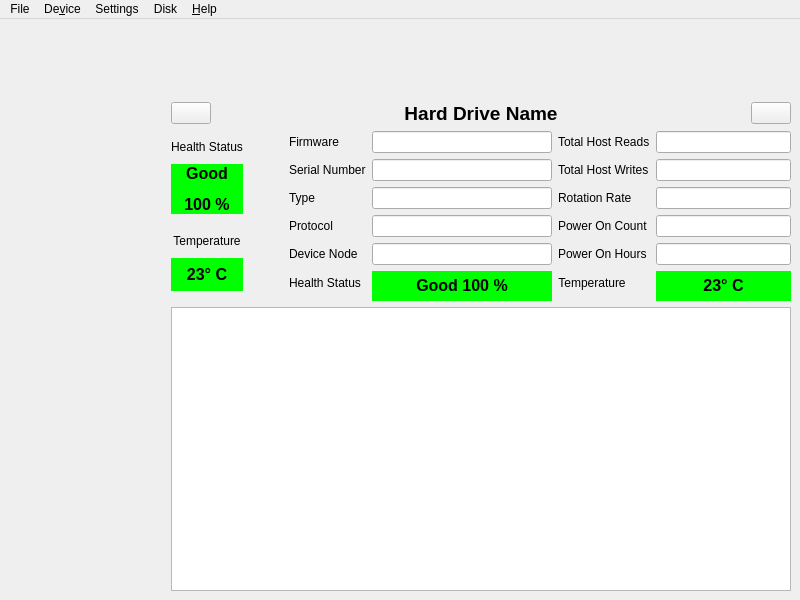
<?xml version="1.0" encoding="UTF-8"?>
<ui version="4.0">
 <class>MainWindow</class>
 <widget class="QMainWindow" name="MainWindow">
  <property name="windowModality">
   <enum>Qt::WindowModality::NonModal</enum>
  </property>
  <property name="geometry">
   <rect>
    <x>0</x>
    <y>0</y>
    <width>800</width>
    <height>600</height>
   </rect>
  </property>
  <property name="sizePolicy">
   <sizepolicy hsizetype="Preferred" vsizetype="Preferred">
    <horstretch>0</horstretch>
    <verstretch>0</verstretch>
   </sizepolicy>
  </property>
  <property name="windowTitle">
   <string>QDiskInfo</string>
  </property>
  <property name="windowIcon">
   <iconset resource="resources.qrc">
    <normaloff>:/icons/icon.svg</normaloff>:/icons/icon.svg</iconset>
  </property>
  <widget class="QWidget" name="centralwidget">
   <layout class="QHBoxLayout" name="horizontalLayout_2">
    <item>
     <layout class="QGridLayout" name="gridLayout">
      <item row="3" column="1">
       <widget class="QTableWidget" name="dataTable">
        <property name="autoFillBackground">
         <bool>false</bool>
        </property>
        <property name="showGrid">
         <bool>true</bool>
        </property>
        <property name="wordWrap">
         <bool>true</bool>
        </property>
       </widget>
      </item>
      <item row="2" column="1">
       <layout class="QHBoxLayout" name="info">
        <item>
         <layout class="QVBoxLayout" name="verticalLayout">
          <property name="spacing">
           <number>0</number>
          </property>
          <item>
           <widget class="QLabel" name="healthStatusLabel">
            <property name="text">
             <string>&lt;html&gt;&lt;head/&gt;&lt;body&gt;&lt;p align=&quot;center&quot;&gt;Health Status&lt;/p&gt;&lt;/body&gt;&lt;/html&gt;</string>
            </property>
           </widget>
          </item>
          <item>
           <widget class="QLabel" name="healthStatusValueLabel">
            <property name="minimumSize">
             <size>
              <width>0</width>
              <height>50</height>
             </size>
            </property>
            <property name="styleSheet">
             <string notr="true">background-color: rgb(0, 255, 0);</string>
            </property>
            <property name="text">
             <string>&lt;html&gt;&lt;head/&gt;&lt;body&gt;&lt;p align=&quot;center&quot;&gt;&lt;span style=&quot; font-size:12pt; font-weight:700; color:#000000;&quot;&gt;Good&lt;/span&gt;&lt;/p&gt;&lt;p align=&quot;center&quot;&gt;&lt;span style=&quot; font-size:12pt; font-weight:700; color:#000000;&quot;&gt;100 %&lt;/span&gt;&lt;/p&gt;&lt;/body&gt;&lt;/html&gt;</string>
            </property>
           </widget>
          </item>
          <item>
           <spacer name="verticalSpacer">
            <property name="orientation">
             <enum>Qt::Orientation::Vertical</enum>
            </property>
            <property name="sizeType">
             <enum>QSizePolicy::Policy::Maximum</enum>
            </property>
            <property name="sizeHint" stdset="0">
             <size>
              <width>20</width>
              <height>10</height>
             </size>
            </property>
           </spacer>
          </item>
          <item>
           <widget class="QLabel" name="temperatureLabel">
            <property name="text">
             <string>&lt;html&gt;&lt;head/&gt;&lt;body&gt;&lt;p align=&quot;center&quot;&gt;Temperature&lt;/p&gt;&lt;/body&gt;&lt;/html&gt;</string>
            </property>
           </widget>
          </item>
          <item>
           <widget class="QLabel" name="temperatureValueLabel">
            <property name="maximumSize">
             <size>
              <width>16777215</width>
              <height>35</height>
             </size>
            </property>
            <property name="styleSheet">
             <string notr="true">background-color: rgb(0, 255, 0);</string>
            </property>
            <property name="text">
             <string>&lt;html&gt;&lt;head/&gt;&lt;body&gt;&lt;p align=&quot;center&quot;&gt;&lt;span style=&quot; font-size:12pt; font-weight:700; color:#000000;&quot;&gt;23° C&lt;/span&gt;&lt;/p&gt;&lt;/body&gt;&lt;/html&gt;</string>
            </property>
           </widget>
          </item>
          <item>
           <spacer name="verticalSpacer_2">
            <property name="orientation">
             <enum>Qt::Orientation::Vertical</enum>
            </property>
            <property name="sizeType">
             <enum>QSizePolicy::Policy::Maximum</enum>
            </property>
            <property name="sizeHint" stdset="0">
             <size>
              <width>20</width>
              <height>10</height>
             </size>
            </property>
           </spacer>
          </item>
         </layout>
        </item>
        <item>
         <spacer name="horizontalSpacer_3">
          <property name="orientation">
           <enum>Qt::Orientation::Horizontal</enum>
          </property>
          <property name="sizeType">
           <enum>QSizePolicy::Policy::Preferred</enum>
          </property>
          <property name="sizeHint" stdset="0">
           <size>
            <width>40</width>
            <height>20</height>
           </size>
          </property>
         </spacer>
        </item>
        <item>
         <layout class="QVBoxLayout" name="verticalLayout_2">
          <item>
           <layout class="QFormLayout" name="formLayout_2">
            <item row="0" column="0">
             <widget class="QLabel" name="firmwareLabel">
              <property name="text">
               <string>Firmware</string>
              </property>
             </widget>
            </item>
            <item row="0" column="1">
             <widget class="QLineEdit" name="firmwareLineEdit">
              <property name="readOnly">
               <bool>true</bool>
              </property>
             </widget>
            </item>
            <item row="1" column="0">
             <widget class="QLabel" name="serialNumberLabel">
              <property name="text">
               <string>Serial Number</string>
              </property>
             </widget>
            </item>
            <item row="1" column="1">
             <widget class="QLineEdit" name="serialNumberLineEdit">
              <property name="readOnly">
               <bool>true</bool>
              </property>
             </widget>
            </item>
            <item row="3" column="0">
             <widget class="QLabel" name="protocolLabel">
              <property name="text">
               <string>Protocol</string>
              </property>
             </widget>
            </item>
            <item row="3" column="1">
             <widget class="QLineEdit" name="protocolLineEdit">
              <property name="readOnly">
               <bool>true</bool>
              </property>
             </widget>
            </item>
            <item row="4" column="0">
             <widget class="QLabel" name="deviceNodeLabel">
              <property name="text">
               <string>Device Node</string>
              </property>
             </widget>
            </item>
            <item row="4" column="1">
             <widget class="QLineEdit" name="deviceNodeLineEdit">
              <property name="enabled">
               <bool>true</bool>
              </property>
              <property name="text">
               <string/>
              </property>
              <property name="frame">
               <bool>true</bool>
              </property>
              <property name="readOnly">
               <bool>true</bool>
              </property>
             </widget>
            </item>
            <item row="5" column="1">
             <widget class="QLabel" name="healthStatusValueLabelHorizontal">
              <property name="enabled">
               <bool>true</bool>
              </property>
              <property name="minimumSize">
               <size>
                <width>180</width>
                <height>30</height>
               </size>
              </property>
              <property name="styleSheet">
               <string notr="true">background-color: rgb(0, 255, 0);</string>
              </property>
              <property name="text">
               <string>&lt;html&gt;&lt;head/&gt;&lt;body&gt;&lt;p align=&quot;center&quot;&gt;&lt;span style=&quot; font-size:12pt; font-weight:700; color:#000000;&quot;&gt;Good 100 %&lt;/span&gt;&lt;/p&gt;&lt;/body&gt;&lt;/html&gt;</string>
              </property>
             </widget>
            </item>
            <item row="5" column="0">
             <widget class="QLabel" name="healthStatusLabelHorizontal">
              <property name="enabled">
               <bool>true</bool>
              </property>
              <property name="text">
               <string>&lt;html&gt;&lt;head/&gt;&lt;body&gt;&lt;p align=&quot;center&quot;&gt;Health Status&lt;/p&gt;&lt;/body&gt;&lt;/html&gt;</string>
              </property>
             </widget>
            </item>
            <item row="2" column="0">
             <widget class="QLabel" name="typeLabel">
              <property name="text">
               <string>Type</string>
              </property>
             </widget>
            </item>
            <item row="2" column="1">
             <widget class="QLineEdit" name="typeLineEdit">
              <property name="readOnly">
               <bool>true</bool>
              </property>
             </widget>
            </item>
           </layout>
          </item>
         </layout>
        </item>
        <item>
         <layout class="QVBoxLayout" name="verticalLayout_3">
          <item>
           <layout class="QFormLayout" name="formLayout">
            <item row="0" column="0">
             <widget class="QLabel" name="totalReadsLabel">
              <property name="text">
               <string>Total Host Reads</string>
              </property>
             </widget>
            </item>
            <item row="0" column="1">
             <widget class="QLineEdit" name="totalReadsLineEdit">
              <property name="readOnly">
               <bool>true</bool>
              </property>
             </widget>
            </item>
            <item row="1" column="0">
             <widget class="QLabel" name="totalWritesLabel">
              <property name="text">
               <string>Total Host Writes</string>
              </property>
             </widget>
            </item>
            <item row="1" column="1">
             <widget class="QLineEdit" name="totalWritesLineEdit">
              <property name="readOnly">
               <bool>true</bool>
              </property>
             </widget>
            </item>
            <item row="2" column="0">
             <widget class="QLabel" name="rotationRateLabel">
              <property name="text">
               <string>Rotation Rate</string>
              </property>
             </widget>
            </item>
            <item row="2" column="1">
             <widget class="QLineEdit" name="rotationRateLineEdit">
              <property name="readOnly">
               <bool>true</bool>
              </property>
             </widget>
            </item>
            <item row="3" column="0">
             <widget class="QLabel" name="powerOnCountLabel">
              <property name="text">
               <string>Power On Count</string>
              </property>
             </widget>
            </item>
            <item row="3" column="1">
             <widget class="QLineEdit" name="powerOnCountLineEdit">
              <property name="readOnly">
               <bool>true</bool>
              </property>
             </widget>
            </item>
            <item row="4" column="0">
             <widget class="QLabel" name="powerOnHoursLabel">
              <property name="text">
               <string>Power On Hours</string>
              </property>
             </widget>
            </item>
            <item row="4" column="1">
             <widget class="QLineEdit" name="powerOnHoursLineEdit">
              <property name="readOnly">
               <bool>true</bool>
              </property>
             </widget>
            </item>
            <item row="5" column="1">
             <widget class="QLabel" name="temperatureValueLabelHorizontal">
              <property name="enabled">
               <bool>true</bool>
              </property>
              <property name="minimumSize">
               <size>
                <width>135</width>
                <height>30</height>
               </size>
              </property>
              <property name="styleSheet">
               <string notr="true">background-color: rgb(0, 255, 0);</string>
              </property>
              <property name="text">
               <string>&lt;html&gt;&lt;head/&gt;&lt;body&gt;&lt;p align=&quot;center&quot;&gt;&lt;span style=&quot; font-size:12pt; font-weight:700; color:#000000;&quot;&gt;23° C&lt;/span&gt;&lt;/p&gt;&lt;/body&gt;&lt;/html&gt;</string>
              </property>
             </widget>
            </item>
            <item row="5" column="0">
             <widget class="QLabel" name="temperatureLabelHorizontal">
              <property name="enabled">
               <bool>true</bool>
              </property>
              <property name="text">
               <string>&lt;html&gt;&lt;head/&gt;&lt;body&gt;&lt;p align=&quot;center&quot;&gt;Temperature&lt;/p&gt;&lt;/body&gt;&lt;/html&gt;</string>
              </property>
             </widget>
            </item>
           </layout>
          </item>
         </layout>
        </item>
       </layout>
      </item>
      <item row="1" column="1">
       <layout class="QHBoxLayout" name="navigation">
        <item>
         <widget class="QPushButton" name="previousButton">
          <property name="text">
           <string/>
          </property>
          <property name="icon">
           <iconset theme="go-previous"/>
          </property>
         </widget>
        </item>
        <item>
         <spacer name="horizontalSpacer_2">
          <property name="orientation">
           <enum>Qt::Orientation::Horizontal</enum>
          </property>
          <property name="sizeHint" stdset="0">
           <size>
            <width>40</width>
            <height>20</height>
           </size>
          </property>
         </spacer>
        </item>
        <item>
         <widget class="QLabel" name="diskName">
          <property name="text">
           <string>&lt;html&gt;&lt;head/&gt;&lt;body&gt;&lt;p align=&quot;center&quot;&gt;&lt;span style=&quot; font-size:14pt; font-weight:700;&quot;&gt;Hard Drive Name&lt;/span&gt;&lt;/p&gt;&lt;/body&gt;&lt;/html&gt;</string>
          </property>
         </widget>
        </item>
        <item>
         <spacer name="horizontalSpacer">
          <property name="orientation">
           <enum>Qt::Orientation::Horizontal</enum>
          </property>
          <property name="sizeHint" stdset="0">
           <size>
            <width>40</width>
            <height>20</height>
           </size>
          </property>
         </spacer>
        </item>
        <item>
         <widget class="QPushButton" name="nextButton">
          <property name="text">
           <string/>
          </property>
          <property name="icon">
           <iconset theme="go-next"/>
          </property>
         </widget>
        </item>
       </layout>
      </item>
      <item row="0" column="1">
       <layout class="QHBoxLayout" name="disks">
        <item>
         <widget class="QScrollArea" name="scrollArea">
          <property name="sizePolicy">
           <sizepolicy hsizetype="Expanding" vsizetype="Fixed">
            <horstretch>0</horstretch>
            <verstretch>0</verstretch>
           </sizepolicy>
          </property>
          <property name="frameShape">
           <enum>QFrame::Shape::NoFrame</enum>
          </property>
          <property name="verticalScrollBarPolicy">
           <enum>Qt::ScrollBarPolicy::ScrollBarAlwaysOff</enum>
          </property>
          <property name="widgetResizable">
           <bool>true</bool>
          </property>
          <widget class="QWidget" name="scrollAreaWidgetContents">
           <property name="geometry">
            <rect>
             <x>0</x>
             <y>0</y>
             <width>670</width>
             <height>16</height>
            </rect>
           </property>
           <property name="sizePolicy">
            <sizepolicy hsizetype="Preferred" vsizetype="Fixed">
             <horstretch>0</horstretch>
             <verstretch>0</verstretch>
            </sizepolicy>
           </property>
          </widget>
         </widget>
        </item>
       </layout>
      </item>
      <item row="2" column="0">
       <spacer name="horizontalSpacer_4">
        <property name="orientation">
         <enum>Qt::Orientation::Horizontal</enum>
        </property>
        <property name="sizeHint" stdset="0">
         <size>
          <width>40</width>
          <height>20</height>
         </size>
        </property>
       </spacer>
      </item>
     </layout>
    </item>
   </layout>
  </widget>
  <widget class="QMenuBar" name="menuBar">
   <property name="geometry">
    <rect>
     <x>0</x>
     <y>0</y>
     <width>800</width>
     <height>23</height>
    </rect>
   </property>
   <widget class="QMenu" name="menuFile">
    <property name="title">
     <string>File</string>
    </property>
    <addaction name="actionSave_JSON"/>
    <addaction name="actionSave_Image"/>
    <addaction name="actionQuit"/>
   </widget>
   <widget class="QMenu" name="menuSettings">
    <property name="title">
     <string>Settings</string>
    </property>
    <addaction name="actionIgnore_C4_Reallocation_Event_Count"/>
    <addaction name="actionHEX"/>
    <addaction name="actionUse_Fahrenheit"/>
    <addaction name="actionCyclic_Navigation"/>
    <addaction name="actionUse_GB_instead_of_TB"/>
    <addaction name="separator"/>
    <addaction name="actionClear_Settings"/>
   </widget>
   <widget class="QMenu" name="menuHelp">
    <property name="title">
     <string>&amp;Help</string>
    </property>
    <addaction name="actionGitHub"/>
    <addaction name="separator"/>
    <addaction name="actionAbout_QDiskInfo"/>
    <addaction name="actionAbout_Qt"/>
   </widget>
   <widget class="QMenu" name="menuDevice">
    <property name="title">
     <string>De&amp;vice</string>
    </property>
    <addaction name="actionRescan_Refresh"/>
    <addaction name="separator"/>
    <addaction name="actionASCII_View"/>
    <addaction name="separator"/>
   </widget>
   <widget class="QMenu" name="menuDisk">
    <property name="title">
     <string>Disk</string>
    </property>
    <addaction name="actionGrid_View"/>
    <addaction name="separator"/>
   </widget>
   <addaction name="menuFile"/>
   <addaction name="menuDevice"/>
   <addaction name="menuSettings"/>
   <addaction name="menuDisk"/>
   <addaction name="menuHelp"/>
  </widget>
  <action name="actionSave_JSON">
   <property name="icon">
    <iconset theme="document-save"/>
   </property>
   <property name="text">
    <string>&amp;Save (JSON)</string>
   </property>
   <property name="shortcut">
    <string>Ctrl+T</string>
   </property>
  </action>
  <action name="actionQuit">
   <property name="icon">
    <iconset theme="application-exit"/>
   </property>
   <property name="text">
    <string>&amp;Quit</string>
   </property>
   <property name="menuRole">
    <enum>QAction::MenuRole::NoRole</enum>
   </property>
  </action>
  <action name="actionRescan_Refresh">
   <property name="icon">
    <iconset theme="view-refresh"/>
   </property>
   <property name="text">
    <string>&amp;Refresh Devices</string>
   </property>
  </action>
  <action name="actionGitHub">
   <property name="icon">
    <iconset theme="applications-internet"/>
   </property>
   <property name="text">
    <string>&amp;GitHub</string>
   </property>
  </action>
  <action name="actionAbout_QDiskInfo">
   <property name="icon">
    <iconset resource="resources.qrc">
     <normaloff>:/icons/icon.svg</normaloff>:/icons/icon.svg</iconset>
   </property>
   <property name="text">
    <string>&amp;About QDiskInfo</string>
   </property>
   <property name="menuRole">
    <enum>QAction::MenuRole::NoRole</enum>
   </property>
  </action>
  <action name="actionIgnore_C4_Reallocation_Event_Count">
   <property name="checkable">
    <bool>true</bool>
   </property>
   <property name="text">
    <string>&amp;Ignore C4 (Reallocated Event Count)</string>
   </property>
  </action>
  <action name="actionHEX">
   <property name="checkable">
    <bool>true</bool>
   </property>
   <property name="text">
    <string>&amp;Convert Raw values to HEX</string>
   </property>
  </action>
  <action name="actionUse_Fahrenheit">
   <property name="checkable">
    <bool>true</bool>
   </property>
   <property name="text">
    <string>&amp;Use Fahrenheit</string>
   </property>
  </action>
  <action name="actionSelf_Test">
   <property name="text">
    <string>Self Test</string>
   </property>
  </action>
  <action name="actionCyclic_Navigation">
   <property name="checkable">
    <bool>true</bool>
   </property>
   <property name="text">
    <string>Cyclic &amp;Navigation</string>
   </property>
  </action>
  <action name="actionUse_GB_instead_of_TB">
   <property name="checkable">
    <bool>true</bool>
   </property>
   <property name="text">
    <string>Use &amp;GB instead of TB</string>
   </property>
  </action>
  <action name="actionAbout_Qt">
   <property name="icon">
    <iconset theme="help-about"/>
   </property>
   <property name="text">
    <string>About &amp;Qt</string>
   </property>
  </action>
  <action name="actionClear_Settings">
   <property name="text">
    <string>Clear &amp;Settings</string>
   </property>
  </action>
  <action name="actionASCII_View">
   <property name="text">
    <string>ASCII View</string>
   </property>
  </action>
  <action name="actionGrid_View">
   <property name="icon">
    <iconset theme="start-here"/>
   </property>
   <property name="text">
    <string>Grid View</string>
   </property>
  </action>
  <action name="actionSave_Image">
   <property name="icon">
    <iconset theme="image-x-generic"/>
   </property>
   <property name="text">
    <string>Save (Image)</string>
   </property>
   <property name="shortcut">
    <string/>
   </property>
  </action>
 </widget>
 <resources>
  <include location="resources.qrc"/>
 </resources>
 <connections/>
</ui>
